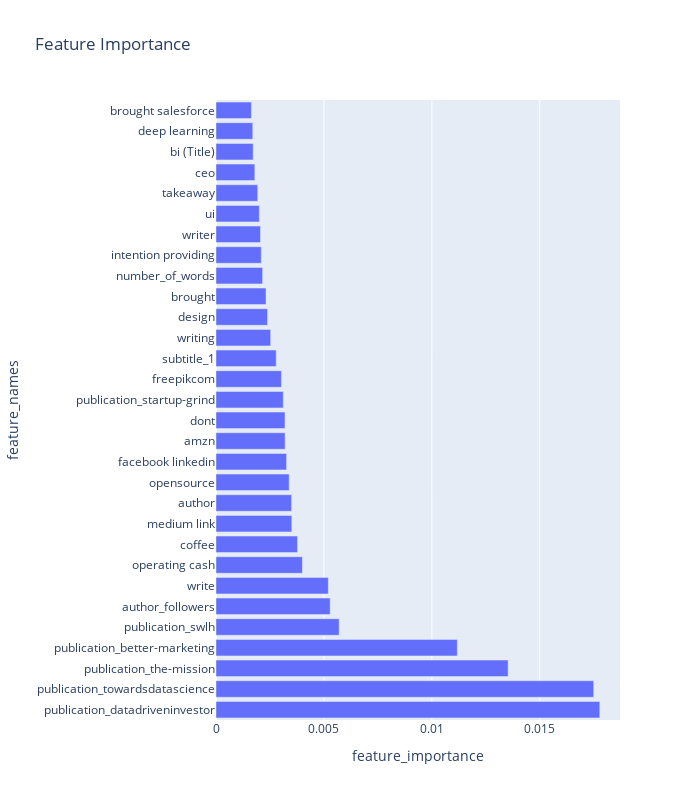

Write notebook code for a chart like this one.
### Code cell
fig = px.bar(xgb_importance, y='feature_names',
             x='feature_importance', title='Feature Importance', width=700, height=800)

fig.show()

### Figure 1 — Plotly figure (JSON) as saved in the notebook; plotly's stock layout.template omitted (floating-point values rounded to 4 significant figures)
{"data": [{"alignmentgroup": "True", "hovertemplate": "feature_importance=%{x}<br>feature_names=%{y}<extra></extra>", "legendgroup": "", "marker": {"color": "#636efa", "pattern": {"shape": ""}}, "name": "", "offsetgroup": "", "orientation": "h", "showlegend": false, "textposition": "auto", "type": "bar", "x": [0.01778, 0.0175, 0.01353, 0.01118, 0.005705, 0.00529, 0.005204, 0.004003, 0.003777, 0.003512, 0.003502, 0.00339, 0.003271, 0.003201, 0.003197, 0.003116, 0.003032, 0.002789, 0.002532, 0.002388, 0.002318, 0.002161, 0.002096, 0.002061, 0.002008, 0.001934, 0.001799, 0.001722, 0.001704, 0.001639], "xaxis": "x", "y": ["publication_datadriveninvestor", "publication_towardsdatascience", "publication_the-mission", "publication_better-marketing", "publication_swlh", "author_followers", "write", "operating cash", "coffee", "medium link", "author", "opensource", "facebook linkedin", "amzn", "dont", "publication_startup-grind", "freepikcom", "subtitle_1", "writing", "design", "brought", "number_of_words", "intention providing", "writer", "ui", "takeaway", "ceo", "bi (Title)", "deep learning", "brought salesforce"], "yaxis": "y"}], "layout": {"barmode": "relative", "height": 800, "legend": {"tracegroupgap": 0}, "title": {"text": "Feature Importance"}, "width": 700, "xaxis": {"anchor": "y", "autorange": true, "domain": [0, 1], "range": [0, 0.01872], "title": {"text": "feature_importance"}, "type": "linear"}, "yaxis": {"anchor": "x", "autorange": true, "domain": [0, 1], "range": [-0.5, 29.5], "title": {"text": "feature_names"}, "type": "category"}}}
